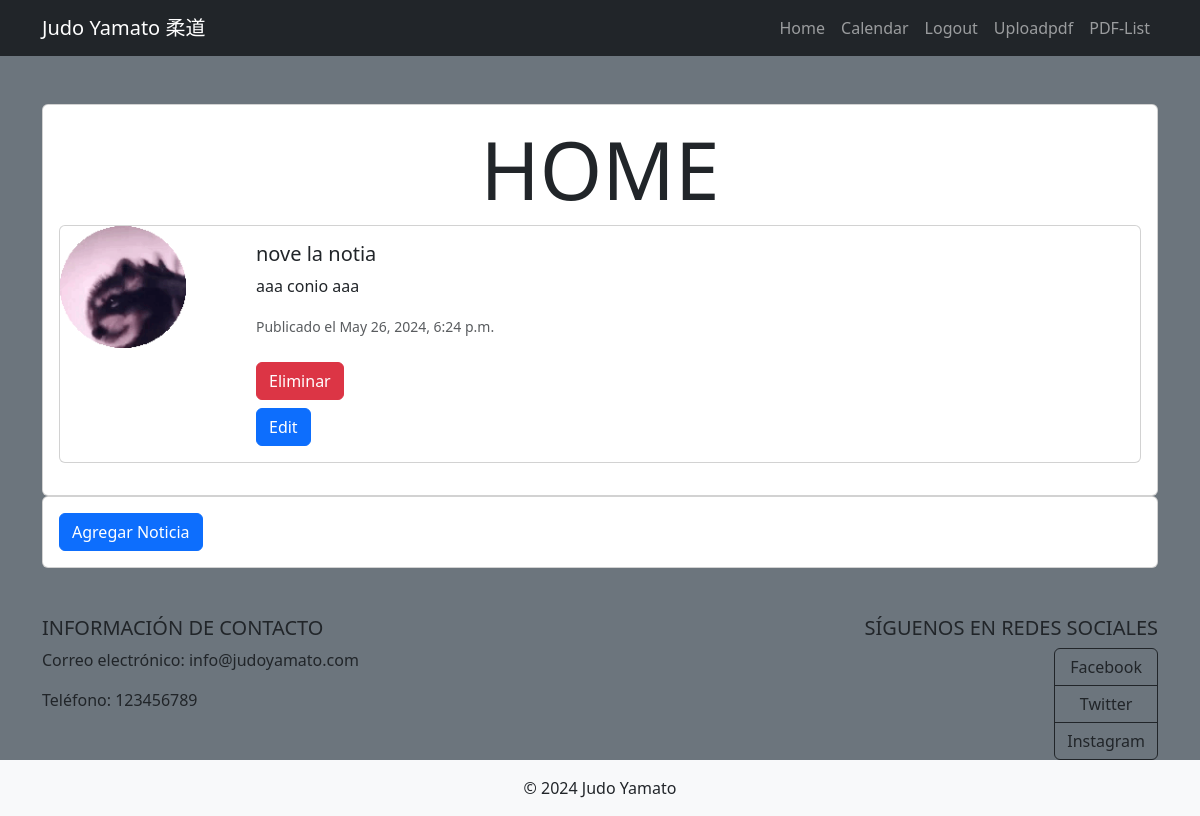
Page / (signed in) on the earlier database version.
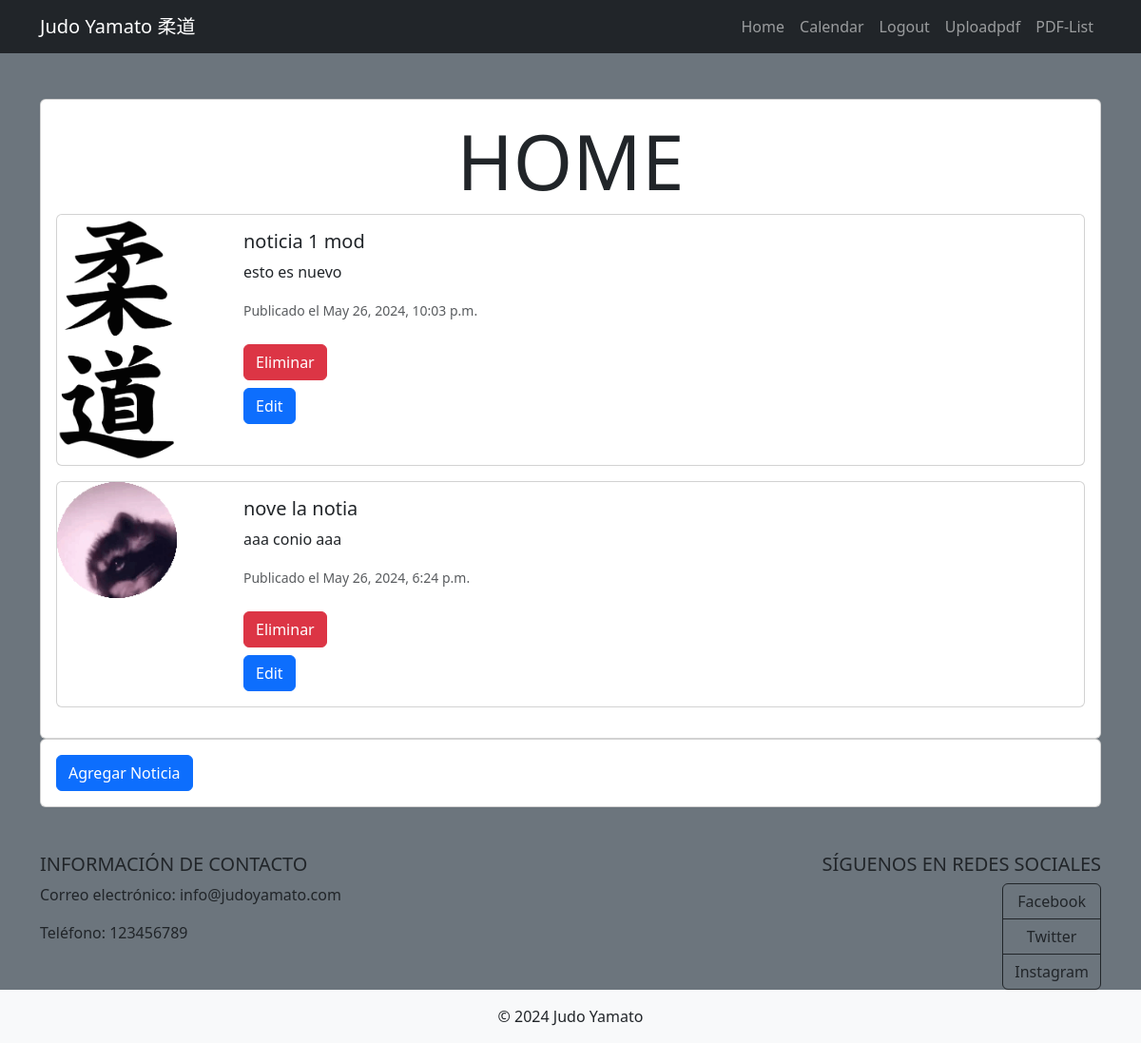
Same page on the later database version.
### tasks/models.py (models this page shows, shortened)
class Noticia(models.Model):
    titulo = models.CharField(max_length=200)
    descripcion = models.TextField()
    imagen = models.ImageField(upload_to="noticias/")
    fecha_publicacion = models.DateTimeField(auto_now_add=True)
    class Meta:
        ordering = ["-fecha_publicacion"]

### tasks/views.py (the view)
# urls.py: 2. Add a URL to urlpatterns:  path('', views.home, name='home')
@login_required
def home(request):
    if request.method == "POST":
        form = NoticiaForm(request.POST, request.FILES)
        if form.is_valid():
            noticia = form.save(commit=False)
            noticia.save()
            return redirect("home")
    else:
        form = NoticiaForm()
    noticias = Noticia.objects.all()
    return render(request, "home.html", {"form": form, "noticias": noticias})

### tasks/templates/home.html (shortened to what this page needs)
{% extends 'base.html' %}
{% block content %}
<main class="container py-5">
    <section class="card card-body">
        <h1 class="display-1 text-center">HOME</h1>
        {% for noticia in noticias %}
            <div class="card mb-3">
                <div class="row g-0">
                    <div class="col-md-2">
                        <a href="/uploadpdf" class="nav-link"><img src="{{ noticia.imagen.url }}" style="width:70% "  class="img-fluid rounded-start" alt="..."></a>
                    </div>
                    <div class="col-md-8">
                        <div class="card-body">
                            <h5 class="card-title">{{ noticia.titulo }}</h5>
                            <p class="card-text">{{ noticia.descripcion }}</p>
                            <p class="card-text"><small class="text-muted">Publicado el {{ noticia.fecha_publicacion }}</small></p>
                            {% if user.is_superuser %}
                                <form class="py-2" method="post" action="{% url 'delete_noticia' noticia.id %}">
                                    <button type="submit" class="btn btn-danger">Eliminar</button>
                                </form>
                                <button type="button" class="btn btn-primary" data-bs-toggle="modal" data-bs-target="#exampleModal" data-id="{{ noticia.pk }}">Edit</button>
                            {% endif %}
                        </div>
                    </div>
                </div>
            </div>
        {% endfor %}
    </section>
    {% if user.is_superuser %}
    <section class="card card-body">
        <form>
            <button type="button" class="btn btn-primary" data-bs-toggle="modal" data-bs-target="#agregarNoticiaModal">Agregar Noticia</button>
        </form>
    </section>
    {% endif %}
</main>
{% endblock %}

### tasks/templates/base.html (shortened to what this page needs)
<!DOCTYPE html>
<html lang="es">
    <head>
        <link href="https://cdn.jsdelivr.net/npm/bootstrap@5.3.3/dist/css/bootstrap.min.css" rel="stylesheet">
    </head>
    <body class="bg-secondary">
        <nav class="navbar navbar-expand-lg bg-dark navbar-dark">
            <div class="container">
                <a class="navbar-brand" href="/home">Judo Yamato 柔道 </a>
                <div class="collapse navbar-collapse" id="navbarNav">
                    <ul class="navbar-nav ms-auto">
                        <li  class="nav-item">
                            <a href="/home" class="nav-link">Home</a>
                        </li>
                        <li  class="nav-item">
                            <a href="/calendar" class="nav-link">Calendar</a>
                        </li>
                        {% if user.is_authenticated %}
                        <li  class="nav-item">
                            <a href="/logout" class="nav-link">Logout</a>
                        </li>
                        <li  class="nav-item">
                            <a href="/uploadpdf" class="nav-link">Uploadpdf</a>
                        </li>
                        {% endif %}
                        <li  class="nav-item">
                            <a href="/pdf-list" class="nav-link">PDF-List</a>
                        </li>
                    </ul>
                </div>
            </div>
        </nav>
            {% block content %}
            {% endblock %}
    </body>
    <footer id="footer">
        <div class="container">
            <div class="row">
                <div class="col-lg-6 col-md-12 mb-4 mb-md-0">
                    <h5 class="text-uppercase">Información de contacto</h5>
                    <p>Correo electrónico: info@judoyamato.com</p>
                    <p>Teléfono: 123456789</p>
                </div>
                <div class="col-lg-6 col-md-12 mb-4 mb-md-0 text-end" >
                    <h5 class="text-uppercase">Síguenos en redes sociales</h5>
                    <div class="btn-group-vertical">
                        <button type="button" class="btn btn-outline-dark">Facebook</button>
                        <button type="button" class="btn btn-outline-dark">Twitter</button>
                        <button href="https://www.instagram.com/yamato_judo/" target="_blank" type="button" class="btn btn-outline-dark">Instagram</button>
                    </div>
                </div>
            </div>
        </div>
        <div class="text-center p-3 bg-light" >
            © 2024 Judo Yamato
        </div>
    </footer>
</html>

Differences in the rows shown:
added Noticia: imagen (picture), titulo "noticia 1 mod", descripcion "esto es nuevo", fecha_publicacion "May 26, 2024, 10:03 p.m."
